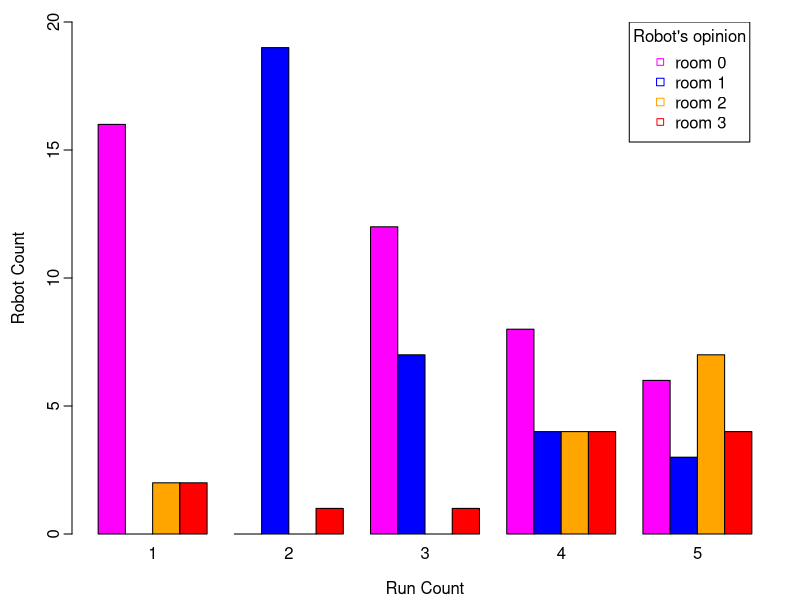

The R source for this figure:
A <- matrix(c(16, 0, 2, 2,
              0, 19, 0, 1,
              12, 7, 0, 1,
              8, 4, 4, 4,
              6, 3, 7, 4),
            nrow=4, ncol=5)

pdf("exp2.pdf", width=16/2.54, height=10/2.54,
    pointsize=10)
par(mgp=c(2.2,0.45,0), tcl=-0.4, mar=c(3.3,3.6,1.1,1.1))

barplot(A,
        names.arg=c(1, 2, 3, 4, 5),
        xlab="Run Count",
        ylab="Robot Count",
        col=c("magenta", "blue", "orange", "red"),
        beside=TRUE,
        ylim=c(0,20)
        )
legend(x=20.5, y=20,
       c("room 0", "room 1", "room 2", "room 3"),
       cex=1,
       title="Robot's opinion",
       col=c("magenta", "blue", "orange", "red"),
       pch=c(22,0,0)
       )
dev.off()

